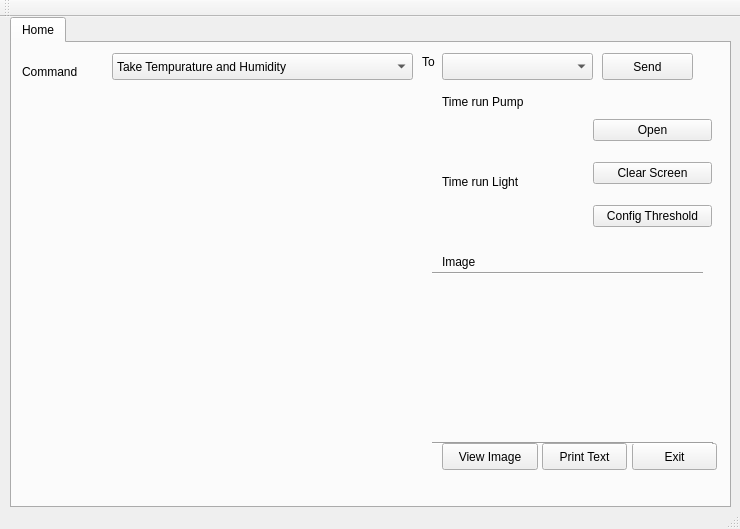
<?xml version="1.0" encoding="UTF-8"?>
<ui version="4.0">
 <class>MainWindow</class>
 <widget class="QMainWindow" name="MainWindow">
  <property name="geometry">
   <rect>
    <x>0</x>
    <y>0</y>
    <width>740</width>
    <height>529</height>
   </rect>
  </property>
  <property name="windowTitle">
   <string>MainWindow</string>
  </property>
  <widget class="QWidget" name="centralWidget">
   <widget class="QTabWidget" name="tabWidget">
    <property name="geometry">
     <rect>
      <x>10</x>
      <y>0</y>
      <width>721</width>
      <height>491</height>
     </rect>
    </property>
    <property name="currentIndex">
     <number>0</number>
    </property>
    <widget class="QWidget" name="tab">
     <attribute name="title">
      <string>Home</string>
     </attribute>
     <widget class="QWidget" name="verticalLayoutWidget">
      <property name="geometry">
       <rect>
        <x>0</x>
        <y>50</y>
        <width>421</width>
        <height>381</height>
       </rect>
      </property>
      <layout class="QVBoxLayout" name="layConsole"/>
     </widget>
     <widget class="QPushButton" name="btnExit">
      <property name="geometry">
       <rect>
        <x>620</x>
        <y>400</y>
        <width>85</width>
        <height>27</height>
       </rect>
      </property>
      <property name="text">
       <string>Exit</string>
      </property>
     </widget>
     <widget class="QLabel" name="lblImage">
      <property name="geometry">
       <rect>
        <x>420</x>
        <y>240</y>
        <width>271</width>
        <height>161</height>
       </rect>
      </property>
      <property name="text">
       <string/>
      </property>
     </widget>
     <widget class="Line" name="line">
      <property name="geometry">
       <rect>
        <x>420</x>
        <y>390</y>
        <width>281</width>
        <height>20</height>
       </rect>
      </property>
      <property name="orientation">
       <enum>Qt::Horizontal</enum>
      </property>
     </widget>
     <widget class="Line" name="line_2">
      <property name="geometry">
       <rect>
        <x>420</x>
        <y>220</y>
        <width>271</width>
        <height>20</height>
       </rect>
      </property>
      <property name="orientation">
       <enum>Qt::Horizontal</enum>
      </property>
     </widget>
     <widget class="QLabel" name="label_3">
      <property name="geometry">
       <rect>
        <x>430</x>
        <y>210</y>
        <width>67</width>
        <height>17</height>
       </rect>
      </property>
      <property name="text">
       <string>Image</string>
      </property>
     </widget>
     <widget class="QPushButton" name="btnView">
      <property name="geometry">
       <rect>
        <x>430</x>
        <y>400</y>
        <width>96</width>
        <height>27</height>
       </rect>
      </property>
      <property name="text">
       <string>View Image</string>
      </property>
     </widget>
     <widget class="QPushButton" name="pushButton">
      <property name="geometry">
       <rect>
        <x>590</x>
        <y>10</y>
        <width>91</width>
        <height>27</height>
       </rect>
      </property>
      <property name="text">
       <string>Send</string>
      </property>
     </widget>
     <widget class="QComboBox" name="boxCommand">
      <property name="geometry">
       <rect>
        <x>100</x>
        <y>10</y>
        <width>301</width>
        <height>27</height>
       </rect>
      </property>
      <item>
       <property name="text">
        <string>Take Tempurature and Humidity</string>
       </property>
      </item>
      <item>
       <property name="text">
        <string>Take Photo</string>
       </property>
      </item>
      <item>
       <property name="text">
        <string>Take Illuminance</string>
       </property>
      </item>
      <item>
       <property name="text">
        <string>ON Pump</string>
       </property>
      </item>
      <item>
       <property name="text">
        <string>OFF Pump</string>
       </property>
      </item>
      <item>
       <property name="text">
        <string>ON Light</string>
       </property>
      </item>
      <item>
       <property name="text">
        <string>OFF Light</string>
       </property>
      </item>
      <item>
       <property name="text">
        <string>Take Soil Moisture</string>
       </property>
      </item>
      <item>
       <property name="text">
        <string>Take dust density</string>
       </property>
      </item>
     </widget>
     <widget class="QComboBox" name="boxSensor">
      <property name="geometry">
       <rect>
        <x>430</x>
        <y>10</y>
        <width>151</width>
        <height>27</height>
       </rect>
      </property>
     </widget>
     <widget class="QLabel" name="label_4">
      <property name="geometry">
       <rect>
        <x>10</x>
        <y>20</y>
        <width>81</width>
        <height>17</height>
       </rect>
      </property>
      <property name="text">
       <string>Command</string>
      </property>
     </widget>
     <widget class="QLabel" name="label_5">
      <property name="geometry">
       <rect>
        <x>410</x>
        <y>10</y>
        <width>31</width>
        <height>17</height>
       </rect>
      </property>
      <property name="text">
       <string>To</string>
      </property>
     </widget>
     <widget class="QPushButton" name="btnPrint">
      <property name="geometry">
       <rect>
        <x>530</x>
        <y>400</y>
        <width>85</width>
        <height>27</height>
       </rect>
      </property>
      <property name="text">
       <string>Print Text</string>
      </property>
     </widget>
     <widget class="QWidget" name="layoutWidget">
      <property name="geometry">
       <rect>
        <x>570</x>
        <y>50</y>
        <width>141</width>
        <height>161</height>
       </rect>
      </property>
      <layout class="QVBoxLayout" name="verticalLayout">
       <item>
        <widget class="QPushButton" name="btnOpenClose">
         <property name="text">
          <string>Open</string>
         </property>
        </widget>
       </item>
       <item>
        <widget class="QPushButton" name="btnClear">
         <property name="text">
          <string>Clear Screen</string>
         </property>
        </widget>
       </item>
       <item>
        <widget class="QPushButton" name="btnConfigThreshol">
         <property name="text">
          <string>Config Threshold</string>
         </property>
        </widget>
       </item>
      </layout>
     </widget>
     <widget class="QLabel" name="runP">
      <property name="geometry">
       <rect>
        <x>430</x>
        <y>50</y>
        <width>111</width>
        <height>17</height>
       </rect>
      </property>
      <property name="text">
       <string>Time run Pump</string>
      </property>
     </widget>
     <widget class="QLabel" name="runL">
      <property name="geometry">
       <rect>
        <x>430</x>
        <y>130</y>
        <width>101</width>
        <height>17</height>
       </rect>
      </property>
      <property name="text">
       <string>Time run Light</string>
      </property>
     </widget>
     <widget class="QLabel" name="countdowL">
      <property name="geometry">
       <rect>
        <x>470</x>
        <y>170</y>
        <width>67</width>
        <height>17</height>
       </rect>
      </property>
      <property name="text">
       <string/>
      </property>
     </widget>
     <widget class="QLabel" name="countdowP">
      <property name="geometry">
       <rect>
        <x>460</x>
        <y>90</y>
        <width>67</width>
        <height>17</height>
       </rect>
      </property>
      <property name="text">
       <string/>
      </property>
     </widget>
    </widget>
   </widget>
  </widget>
  <widget class="QToolBar" name="mainToolBar">
   <attribute name="toolBarArea">
    <enum>TopToolBarArea</enum>
   </attribute>
   <attribute name="toolBarBreak">
    <bool>false</bool>
   </attribute>
  </widget>
  <widget class="QStatusBar" name="statusBar"/>
  <action name="actSetting">
   <property name="text">
    <string>Setting</string>
   </property>
  </action>
  <action name="actionLinphone">
   <property name="text">
    <string>Linphone</string>
   </property>
  </action>
  <action name="actionSerial_Port">
   <property name="text">
    <string>Setup Serial Port</string>
   </property>
  </action>
  <action name="actionNew">
   <property name="text">
    <string>New Node</string>
   </property>
  </action>
  <action name="actionEdit_Place">
   <property name="text">
    <string>Edit Node Place</string>
   </property>
  </action>
  <action name="actionInformation">
   <property name="text">
    <string>Node Information</string>
   </property>
  </action>
  <action name="actionRetask_One">
   <property name="text">
    <string>Retask One</string>
   </property>
  </action>
  <action name="actionRetask_All">
   <property name="text">
    <string>Retask All</string>
   </property>
  </action>
  <action name="actionAbout">
   <property name="text">
    <string>About</string>
   </property>
  </action>
  <action name="actionAbout_2">
   <property name="text">
    <string>About</string>
   </property>
  </action>
  <action name="actionServer">
   <property name="text">
    <string>Server</string>
   </property>
  </action>
  <action name="actionQuit">
   <property name="text">
    <string>Quit</string>
   </property>
  </action>
  <action name="actionStartup_Location_Map">
   <property name="text">
    <string>Startup Location Map</string>
   </property>
  </action>
  <action name="actionNew_Zone">
   <property name="text">
    <string>New Zone</string>
   </property>
  </action>
 </widget>
 <layoutdefault spacing="6" margin="11"/>
 <resources/>
 <connections/>
</ui>
